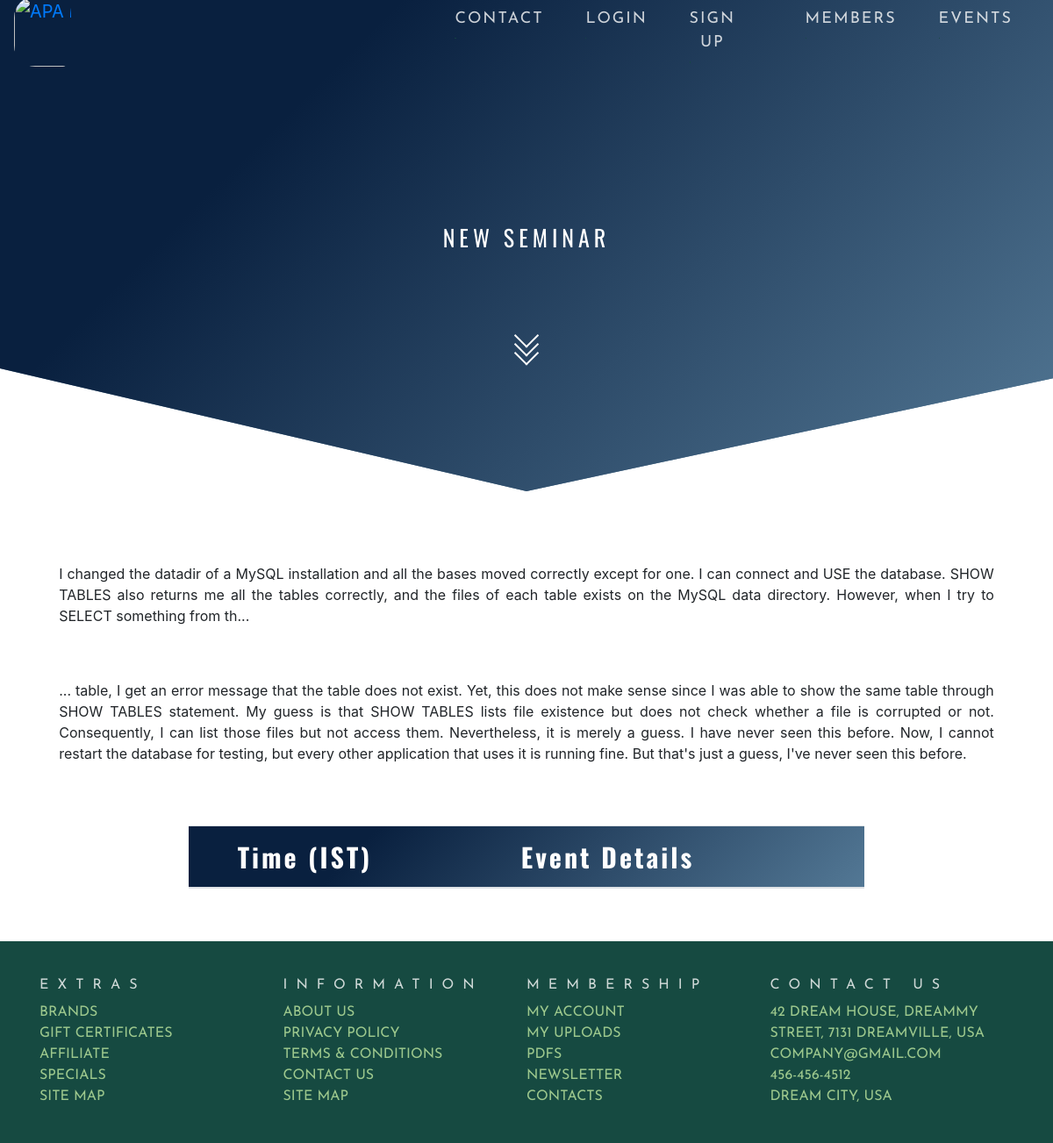
Page /events/new-seminar/ on the committed database.
### events/models.py (models this page shows, shortened)
class Event(models.Model):
    title = models.CharField(max_length=200, unique=True)
    slug = models.SlugField(max_length=200, unique=True, blank=True)
    location = models.CharField(max_length=100)
    content = models.TextField(default='')
    subtitle = models.TextField(default='')
    startdate = models.DateTimeField()
    enddate = models.DateTimeField(default='')
    status = models.IntegerField(choices = STATUS, default=0)
    class Meta:
        ordering = ['startdate']

### events/views.py (the view)
# urls.py: path('<slug:slug>/', views.detail_view, name='details'),
def detail_view(request, slug):
    event = get_object_or_404(Event, slug=slug)
    photos = EventImage.objects.filter(event=event)
    table = EventTable.objects.filter(event=event)
    return render(request, 'events/events.html', {
        'event':event,
        'photos':photos,
        'table':table
        })

### events/templates/events/events.html (shortened to what this page needs)
{% extends 'events/base.html' %}
{% load static %}
{% block head %}
<link rel="stylesheet" type="text/css" href="{% static 'events/event.css' %}">
{% endblock %}
{% block content %}
<header class="header">
  <div class="text-box">
    <h1 class="heading-primary">
      <span class="heading-primary-main"> {{ event.title }} </span>
    </h1>
  </div>
  <div class="box">
    <span></span>
    <span></span>
    <span></span>
    </div>
</header>
<div class="container apa-event-description" style="margin-top: 5%;">
 <p> {{ event.content | slice:":300" }}... </p>
     <p> ...{{ event.content | slice:"301:" }} </p>
</div>
<div class="container col-lg-8 col-md-10 mt-5" style="margin-bottom: 5%;">
<table class="table table-striped">
  <thead>
      <tr class="apa-events-table-header">
        <th scope="col"> </th>
        <th scope="col">Time (IST) </th>
        <th scope="col">Event Details</th>
       </tr>
  </thead>
</table>
</div>
{% endblock content %}

### events/static/events/indexnewstyle.css (style rules this page uses)
:root { --green-deep: #123c69; --green-medium:#4D774E ; --green-light: #9dc88d; --my-yellow:#f1824a; --white:#ffffff; --my-black: rgb(36, 35, 35); --grape-pink: #9a4d55; --grey-blue:#4b6777; }
* { margin: 0; padding: 0; box-sizing: inherit; }
html { box-sizing: border-box; scroll-behavior: smooth; }
body { overflow-x: hidden; }
.header { position: relative; text-align: center; background-image: linear-gradient(#006d77,rgba(17, 57, 59, 0.7)),url('https://images.unsplash.com/photo-1581595220892-b0739db3ba8c?ixid=MXwxMjA3fDB8MHxwaG90by1wYWdlfHx8fGVufDB8fHw%3D&ixlib=rb-1.2.1&auto=format&fit=crop&w=1950&q=80'); color: rgb(6, 1, 53); font-family: Josefin Sans !important; }
.box { height: 480px!important; box-shadow: 0 20px 40px -14px rgba(0, 0, 0, 0.25); }
* { padding: 0; margin: 0; box-sizing: border-box; }
html { box-sizing: border-box; }
*, *:before, *:after { box-sizing: inherit; }
h1 { color: rgb(255, 255, 255); font-family: "Open Sans", "Lucida Grande", Tahoma, Verdana, Arial, sans-serif; text-align: center; }

### events/static/events/event.css (style rules this page uses)
:root { --green-deep: #164A41; --green-medium:#4D774E ; --green-light: #9dc88d; --my-yellow:#f1824a; --white:#ffffff; --my-black: rgb(36, 35, 35); --grape-pink: #9a4d55; --grey-blue:#4b6777; }
* { margin: 0; padding: 0; box-sizing: inherit; }
html { box-sizing: border-box; scroll-behavior: smooth; }
body { overflow-x: hidden !important ; }
.text-box h1 { color:white; font-family: Oswald; letter-spacing: 5px; font-size: 400%; margin-top: 5%; }
.apa-event-description p { text-align: justify; padding: 2%; }
.header { height: 70vh; position: relative; text-align: center; background-color: #537895; background-image: linear-gradient(315deg, #537895 0%, #09203f 74%); color: rgb(6, 1, 53); font-family: Oswald; background-size: cover; background-position: top; position: relative; clip-path: polygon(100% 0%, 100% 77%, 50% 100% ,0% 75%, 0 0); }
.box { position: absolute; top: 70%; left: 50%; transform: translate(-2%, -2%); }
.box span { display: block; width: 20px; height: 20px; border-bottom: 2px solid white; border-right: 2px solid white; transform: rotate(45deg); margin: -10px; animation: animate 2s infinite; }
.box span:nth-child(2) { animation-delay: -0.2s; }
.box span:nth-child(3) { animation-delay: -0.4s; }
.text-box { position: absolute; top: 50%; left: 50%; transform: translate(-50%, -50%); text-align: center; }
.heading-primary { color: #fff; text-transform: uppercase; backface-visibility: hidden; margin-bottom: 30px; }
.heading-primary-main { display: block; font-size: 26px; font-weight: 400; letter-spacing: 5px; }
.apa-events-table-header { background-color: #537895; background-image: linear-gradient(315deg, #537895 0%, #09203f 74%); color: white; font-family: Oswald; font-size: 30px; letter-spacing: 3px; }

### rows in the picture
Event: title "NEW SEMINAR", content "I changed the datadir of a MySQL installation and all the bases moved correctly except for one. I can connect and USE the database. SHOW TABLES also returns me all the tables correctly, and the files of each table exists on the MySQL data directory. However, when I try to SELECT something from th", content "table, I get an error message that the table does not exist. Yet, this does not make sense since I was able to show the same table through SHOW TABLES statement. My guess is that SHOW TABLES lists file existence but does not check whether a file is corrupted or not. Consequently, I can list those files but not access them. Nevertheless, it is merely a guess. I have never seen this before. Now, I cannot restart the database for testing, but every other application that uses it is running fine. But that's just a guess, I've never seen this before."
